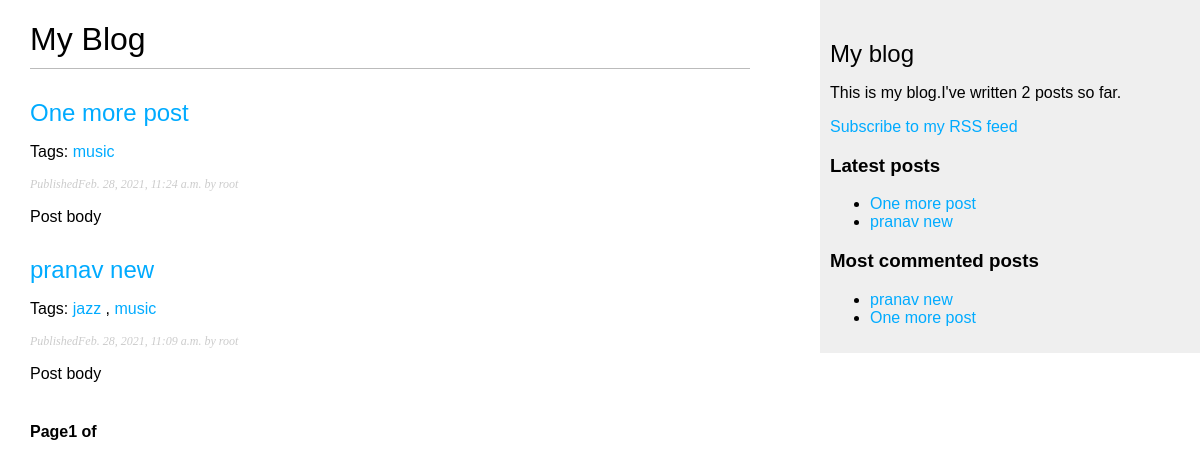
/blog/, run on an earlier commit of the app's database.
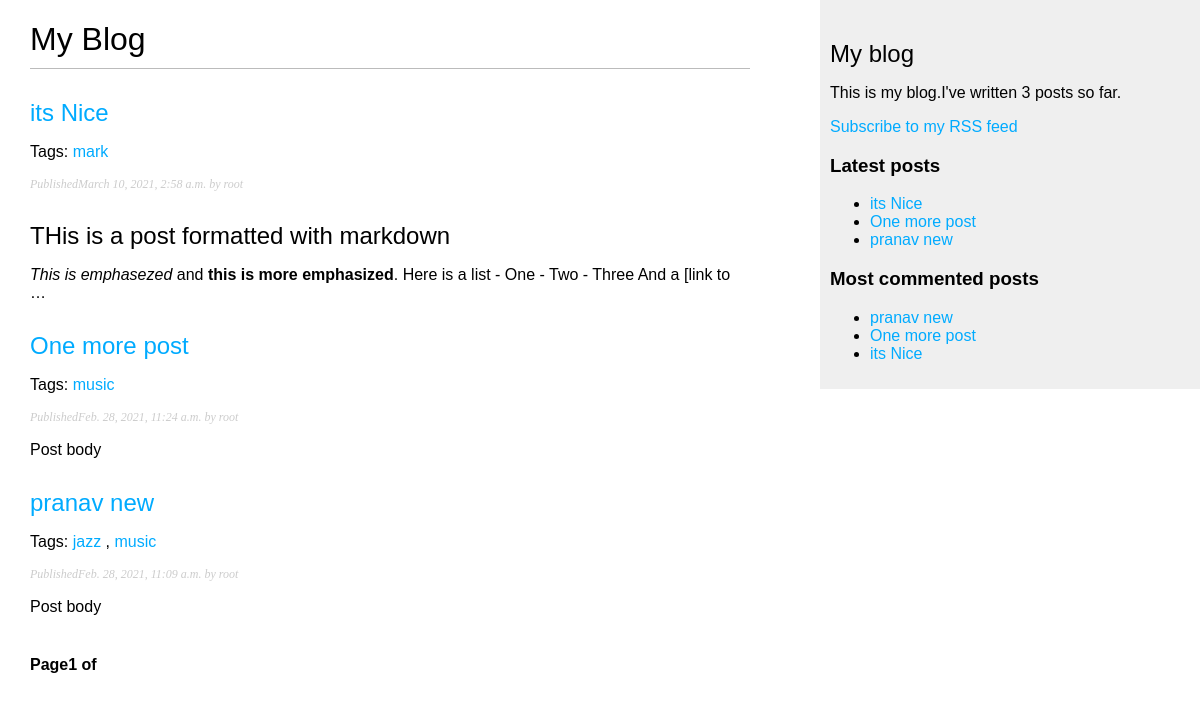
And on a later commit of the database.
### blog/models.py (models this page shows, shortened)
class Post(models.Model):
    def get_absolute_url(self):
        return reverse("blog:post_detail", args=[self.publish.year,self.publish.month,
                        self.publish.day,self.slug])
    objects = models.Manager()
    published = PublishedManager()
    tags = TaggableManager()
    STATUS_CHOICES = (
        ('draft', 'Draft'),
        ('published', 'Published'),
    )
    title = models.CharField(max_length=250)
    slug = models.SlugField(max_length=250, unique_for_date='publish')
    author = models.ForeignKey(User, on_delete=models.CASCADE, related_name='blog_posts')
    body = models.TextField()
    publish = models.DateTimeField(default=timezone.now)
    created = models.DateTimeField(auto_now_add=True)
    updated = models.DateTimeField(auto_now=True)
    status = models.CharField(max_length=10, choices=STATUS_CHOICES, default='draft')
    class Meta:
        ordering = ('-publish',) #- means descending

### blog/views.py (the view)
# urls.py: path('', views.post_list,name='post_list'),
def post_list(request, tag_slug=None):
    object_list = Post.published.all()
    tag = None
    if tag_slug:
        tag = get_object_or_404(Tag, slug=tag_slug)
        object_list = object_list.filter(tags__in=[tag])
    paginator = Paginator(object_list, 3) #3 posts in each page
    page = request.GET.get('page')
    try:
        posts = paginator.page(page)
    except PageNotAnInteger:
        posts = paginator.page(1)
    except EmptyPage:
        posts = paginator.page(paginator.num_pages)
    return render(request, 'blog/post/list.html', {'page':page, 'posts':posts, 'tag':tag})

### blog/models.py (called while the page is built)
    def get_queryset(self):
        return super(PublishedManager, self).get_queryset().filter(status='published')

### blog/templatetags/blog_tags.py (called while the page is built)
@register.simple_tag
def total_posts(): return Post.published.count()

@register.inclusion_tag('blog/post/latest_posts.html')
def show_latest_posts(count=5):
    latest_posts = Post.published.order_by('-publish')[:count]
    return {'latest_posts': latest_posts}

@register.simple_tag
def get_most_commented_posts(count=5):
    return Post.published.annotate(total_comments=Count('comments')).order_by\
                                    ('-total_comments')[:count]

@register.filter(name='markdown')
def markdown_format(text):
    return mark_safe(markdown.markdown(text))

### blog/templates/blog/post/list.html (shortened to what this page needs)
{% extends "blog/base.html" %}
{% load blog_tags %}
{% block content %}
<h1>My Blog</h1>
{% for post in posts %}
<h2>
    <a href="{{post.get_absolute_url}}">{{post.title}}</a>
</h2>
<p class="tags">
    Tags: {% for tag in post.tags.all %}
            <a href="{% url "blog:post_list_by_tag" tag.slug %}">
                {{ tag.name }}
            </a>
            {% if not forloop.last %},{% endif %}
            {% endfor %}
</p>
<p class="date">
    Published{{post.publish}} by {{post.author}}
</p>
    {{ post.body|markdown|truncatewords_html:30 }}
    {% endfor %}
{% include "pagination.html" with page=posts %}
{% endblock %}

### blog/templates/blog/base.html (shortened to what this page needs)
{% load blog_tags %}
{% load static %}
<!DOCTYPE html>
<html lang="en">
<head>
    <link href="{% static "blog.css" %}" rel="stylesheet">
</head>
<body>
    <div id="content">
        {% block content%}
        {% endblock %}
    </div>
    <div id="sidebar">
        <h2>My blog</h2>
        <p>This is my blog.I've written {% total_posts %} posts so far.</p>
        <p>
            <a href="{% url "blog:post_feed"%}">Subscribe to my RSS feed</a>
        </p>
        <h3>Latest posts</h3>
        {% show_latest_posts 3%}
        <h3>Most commented posts</h3>
        {% get_most_commented_posts as most_commented_posts%}
        <ul>
            {% for post in most_commented_posts %}
            <li>
                <a href="{{post.get_absolute_url}}">{{post.title}}</a>
            </li>
            {% endfor %}
        </ul>
    </div>
</body>
</html>

### blog/templates/pagination.html (shortened to what this page needs)
<div class="pagination">
    <span class="step-links">
        <span class="current">
            Page{{page.number}} of {{page.pagination.num_pages}}
        </span>
    </span>
</div>

### blog/templates/blog/post/latest_posts.html
<ul>
    {% for post in latest_posts %}
    <li>
        <a href="{{ post.get_absolute_url }}">
            {{post.title}}
        </a>
    </li>
    {% endfor %}
</ul>

### blog/static/blog.css (style rules this page uses)
body { margin:0; padding:0; font-family:helvetica, sans-serif; }
a { color:#00abff; text-decoration:none; }
h1 { font-weight:normal; border-bottom:1px solid #bbb; padding:0 0 10px 0; }
h2 { font-weight:normal; margin:30px 0 0; }
#content { float:left; width:60%; padding:0 0 0 30px; }
#sidebar { float:right; width:30%; padding:10px; background:#efefef; height:100%; }
p.date { color:#ccc; font-family: georgia, serif; font-size: 12px; font-style: italic; }
.pagination { margin:40px 0; font-weight:bold; }

What changed in the data, as far as the page shows it:
added Post: title "its Nice", publish "March 10, 2021, 2:58 a.m.", author "root", body "THis is a post formatted with markdown This is emphasezed and this is more emphasized . Here is a list - One - Two - Three And a [link to …"
added Tag: name "mark", shown under "its Nice"
Also different on the page:
text no longer shown: "2"
text now shown: "3"
